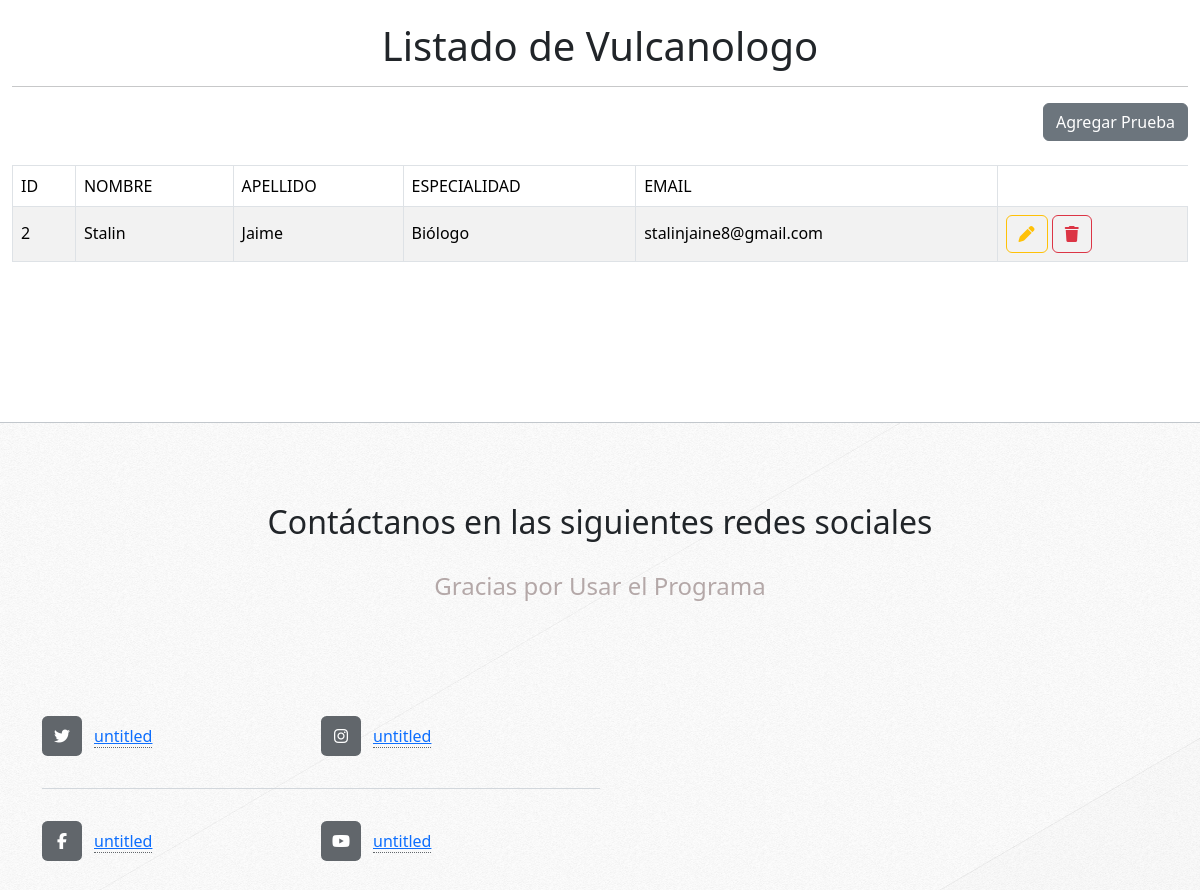
Before: / (middle part) with the older database file.
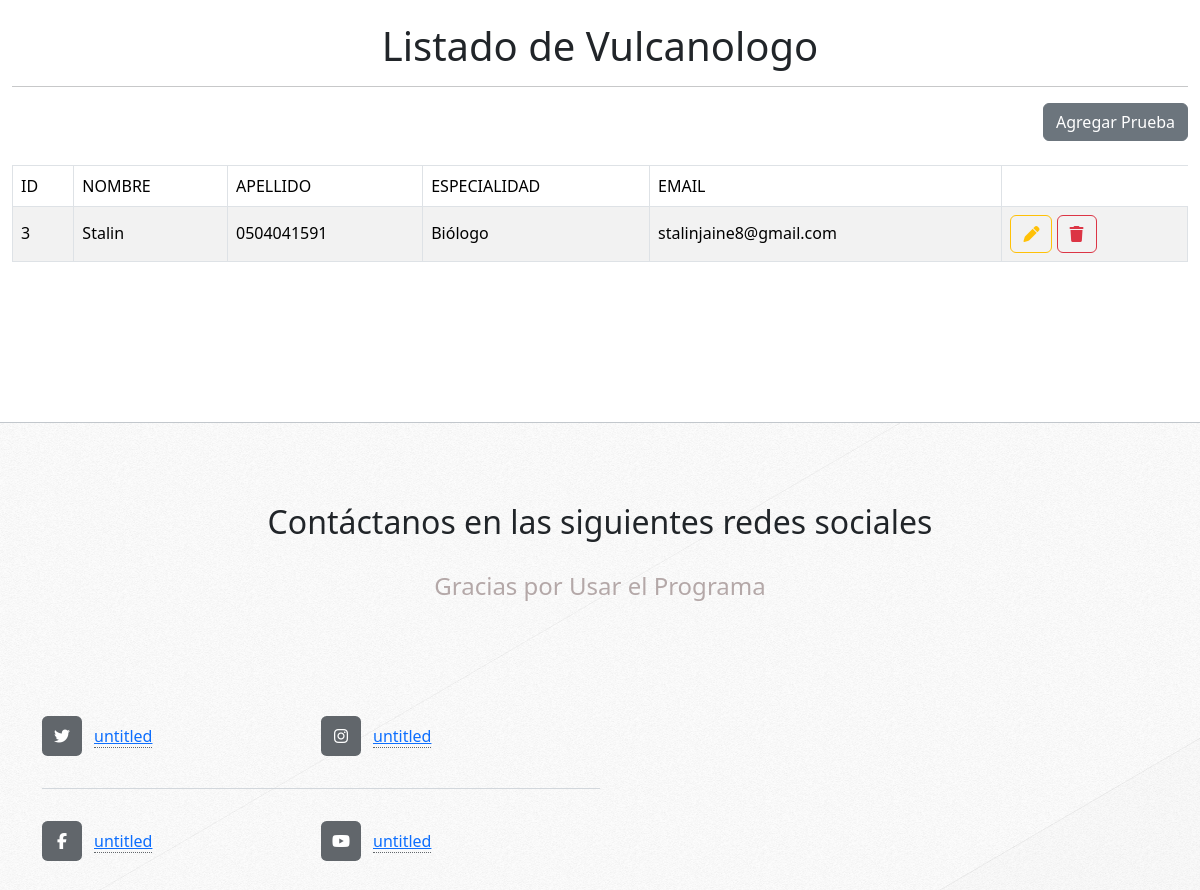
After: the same page with the newer database file.
### Aplicaciones/vulcanologo/models.py (models this page shows, shortened)
class vulcanologo(models.Model):
    id = models.AutoField(primary_key=True)
    nombre = models.CharField(max_length=100)
    apellido = models.CharField(max_length=100)
    especialidad = models.CharField(max_length=100)
    email = models.CharField(max_length=100)

### Aplicaciones/vulcanologo/views.py (the view)
# urls.py: path('', views.inicio),
def inicio(request):
    listadovulca = vulcanologo.objects.all()
    return render( request, "inicio.html", {'vulcanologo': listadovulca})

### Aplicaciones/vulcanologo/templates/inicio.html (shortened to what this page needs)
{% extends './plantilla.html' %}
{% block contenido %}
<br>
<h1 class="text-center">Listado de Vulcanologo</h1>
<hr>
<div class="text-end">
    <a href="nuevoVulca" class="btn btn-secondary">
        Agregar Prueba
    </a>
</div>
<br>
<table class="table table-bordered table-striped table-hover">
    <thead>
        <tr>
            <th>ID</th>
            <th>NOMBRE</th>
            <th>APELLIDO</th>
            <th>ESPECIALIDAD</th>
            <th>EMAIL</th>
        </tr>
    </thead>
    <tbody>
        {% for cargoVulca in vulcanologo %}
            <tr>
                <td>{{cargoVulca.id}}</td>
                <td>{{cargoVulca.nombre}}</td>
                <td>{{cargoVulca.apellido}}</td>
                <td>{{cargoVulca.especialidad}}</td>
                <td>{{cargoVulca.email}}</td>
                <td>
                    <a href="editarVulca/{{cargoVulca.id}}" class="btn btn-outline-warning"><i class="fa fa-pen"></i></a>
                    <a href="#"
                    onclick="eliminarVulca('{{cargoVulca.id}}')"
                    class="btn btn-outline-danger">
                        <i class="fa fa-trash"></i>
                    </a>
                </td>
            </tr>
        {% endfor %}
    </tbody>
</table>
<br><br><br><br><br><br>
{% endblock %}

### Aplicaciones/template/plantilla.html (shortened to what this page needs)
{% load static %}
<!DOCTYPE HTML>
<html>
	<head>
		<link rel="stylesheet" href="{% static 'assets/css/main.css' %}" />
		<link rel="stylesheet" href="https://cdnjs.cloudflare.com/ajax/libs/bootstrap/5.3.3/css/bootstrap.min.css" />
		<link rel="stylesheet" href="https://cdnjs.cloudflare.com/ajax/libs/font-awesome/6.7.2/css/all.min.css" />
	</head>
	<body class="homepage is-preload">
		<div id="page-wrapper">
			<div class="container-fluid">
        		{% block contenido %}
        		{% endblock %}
    		</div>
			<div id="footer-wrapper">
				<div id="footer" class="container">
					<header class="major">
						<h2>Contáctanos en las siguientes redes sociales</h2>
						<p>Gracias por Usar el Programa </p>
					</header>
					<div class="row">
						<section class="col-6 col-12-narrower">
							<div class="row gtr-0">
								<ul class="divided icons col-6 col-12-mobile">
									<li class="icon brands fa-twitter"><a href="#"><span class="extra">twitter.com/</span>untitled</a></li>
									<li class="icon brands fa-facebook-f"><a href="#"><span class="extra">facebook.com/</span>untitled</a></li>
								</ul>
								<ul class="divided icons col-6 col-12-mobile">
									<li class="icon brands fa-instagram"><a href="#"><span class="extra">instagram.com/</span>untitled</a></li>
									<li class="icon brands fa-youtube"><a href="#"><span class="extra">youtube.com/</span>untitled</a></li>
								</ul>
							</div>
						</section>
					</div>
				</div>
			</div>
		</div>
	</body>
</html>

Changed rows visible on the page:
removed vulcanologo: id "2", nombre "Stalin", apellido "Jaime", especialidad "Biólogo", email "stalinjaine8@gmail.com"
added vulcanologo: id "3", nombre "Stalin", apellido "0504041591", especialidad "Biólogo", email "stalinjaine8@gmail.com"
